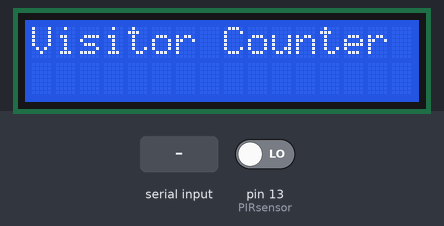
The sketch below on a simulated Arduino Uno, built with avr-gcc and run on an emulated ATmega328P. On the bench: 16×2 character LCD. The inputs (shaded band) are chosen by the test bench; at power-on: pin 13 (PIRsensor) LOW. What the sketch prints to the serial monitor is not drawn.

Above: at 1.2 s.
1.3 s: pin 13 (PIRsensor) driven HIGH
At 3.2 s:
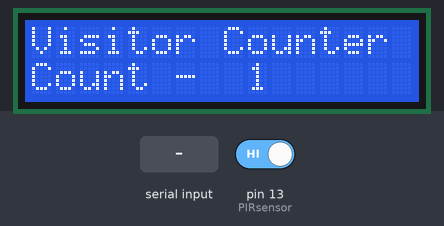
3.5 s: "0" received over the second serial link
At 5.3 s:
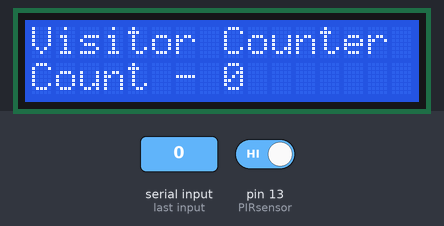
Timing chart, 0 to 6.8 s (numbered marks = the images above; inputs shaded):
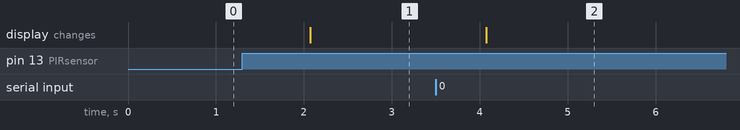

The sketch:

Chapter_19__Visitor_counter_2.ino
```cpp
#include <SoftwareSerial.h> // include library
#include <LiquidCrystal.h> // include library

SoftwareSerial Bluetooth(6, 7); // RX | TX
int PIRsensor = 13; // sensor connected at D13
const int rs = 12, en = 11, d4 = 5, d5 = 4, d6 = 3, d7 = 2;
LiquidCrystal lcd(rs, en, d4, d5, d6, d7);
int counter = 0;
bool lastSensorState = LOW; // to keep track of the last sensor state

void setup() {
  Serial.begin(9600); // serial communication
  Bluetooth.begin(9600); // bluetooth connection
  lcd.begin(16, 2);
  lcd.setCursor(0, 0);
  lcd.print("Visitor Counter");
  pinMode(PIRsensor, INPUT); // sensor as input
}

void loop() {
  int sensor_value = digitalRead(PIRsensor); // reading sensor value

  // Check for Bluetooth commands
  if (Bluetooth.available() > 0) {
    int data = Bluetooth.read(); // Read the incoming data
    if (data == '0') {
      counter = 0; // Reset counter
      lcd.setCursor(0, 1);
      lcd.print("Count - 0      "); // Clear previous count
      Serial.println("Count reset to 0");
      Bluetooth.println(counter); // Send reset confirmation
    }
  }

  // Check for motion detection
  if (sensor_value == HIGH && lastSensorState == LOW) { // Motion detected
    counter++;
    lastSensorState = HIGH; // Update last state
    lcd.setCursor(0, 1);
    lcd.print("Count - ");
    lcd.setCursor(9, 1);
    lcd.print(counter);
    Serial.print("Count - ");
    Serial.println(counter);
    Bluetooth.println(counter); // Send count via Bluetooth
  } else if (sensor_value == LOW) {
    lastSensorState = LOW; // Update last state if no motion
  }

  delay(1000); // wait
}
```

Measured:
- after the input at 1.3 s, the display: changes after 0.77 s (image 1)
- after the input at 3.5 s, the display: changes after 0.58 s (image 2)
